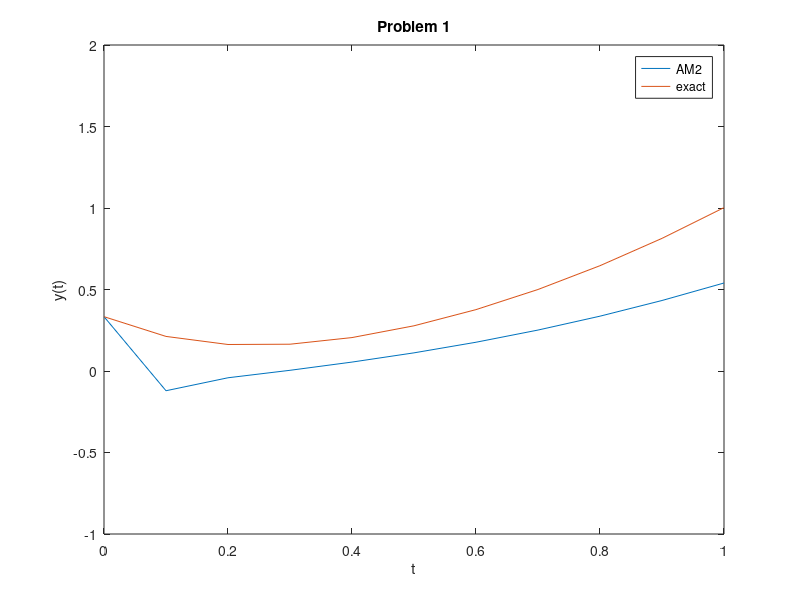

MATLAB code for this plot:
F = @(t,y)-5*y+5*t^2+2*t;
yInitial = 1/3;
tInitial = 0;
tFinal = 1;
h = 0.1;
N = (tFinal - tInitial)/h;

y = zeros(N+1,1);
t = zeros(N+1,1);
t(1)  = tInitial;
y(1)  = yInitial;
%RK4
t(2) = 0.1;
s1 = F(t(1), y(1));
s2 = F(t(1)+h/2, y(1) + h/2*s1);
s3 = F(t(1)+h/2, y(1) + h/2*s2);
s4 = F(t(1)+h, y(1) + h*s3);
y(2) = y(2) + h*(1/6*s1 + 1/3*s2 + 1/3*s3 + 1/6*s4);

%AM2
for i = 2:N
    y(i+1) = (y(i)+h*(5/12*(5*t(i+1)^2+2*t(i+1))+8/12*F(t(i),y(i))-1/12*F(t(i-1),y(i-1))))/(1+25/12*h);
    t(i+1) = t(i) + h;
end
plot(t, y, 'DisplayName','AM2')
hold on

%exact
for i = 1:N
    t(i+1) = t(i)+h;
    y(i+1) = t(i+1)^2 + 1/3*exp(-5*t(i+1));
end
plot(t, y, 'DisplayName','exact')
hold on

tPlotMin =     tInitial;
tPlotMax =     tFinal;
yPlotMin =     -1.0;
yPlotMax =     2.0;

axis([tPlotMin,tPlotMax,yPlotMin,yPlotMax]);
legend
title('Problem 1')
xlabel('t')
ylabel('y(t)')